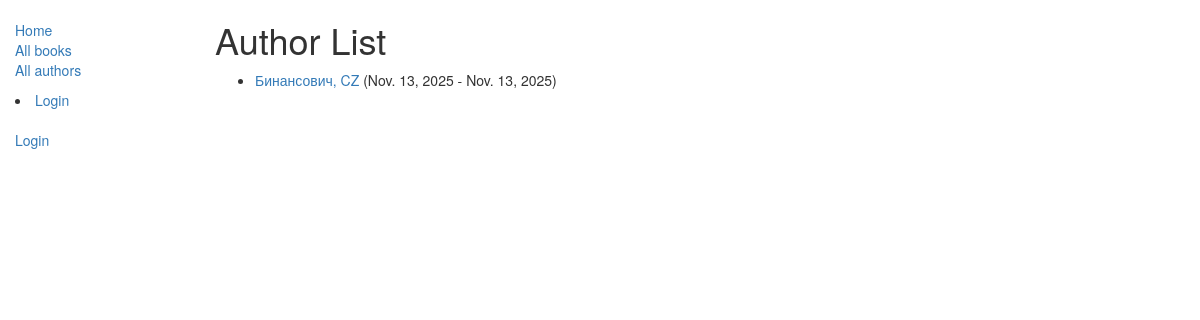
Screenshot of /catalog/authors/ with the database file from the repository.
### catalog/models.py (models this page shows, shortened)
class Author(models.Model):
    first_name = models.CharField(max_length=100)
    last_name = models.CharField(max_length=100)
    date_of_birth = models.DateField(null=True, blank=True)
    date_of_death = models.DateField('Died', null=True, blank=True)
    class Meta:
        ordering = ['last_name', 'first_name']
    def get_absolute_url(self):
        return reverse('author-detail', args=[str(self.id)])

### catalog/views.py (the view)
# urls.py: path('authors/', views.AuthorListView.as_view(), name='authors'),
class AuthorListView(generic.ListView):
    model = Author
    paginate_by = 10

### catalog/templates/catalog/author_list.html
{% extends "base_generic.html" %}
{% block content %}
  <h1>Author List</h1>
  {% if author_list %}
    <ul>
      {% for author in author_list %}
      <li>
        <a href="{{ author.get_absolute_url }}">{{ author.last_name }}, {{ author.first_name }}</a>
        ({{ author.date_of_birth }} - {% if author.date_of_death %}{{ author.date_of_death }}{% endif %})
      </li>
      {% endfor %}
    </ul>
  {% else %}
    <p>There are no authors in the library.</p>
  {% endif %}
{% endblock %}

### rows the page displays
Author: last_name "Бинансович", first_name "CZ", date_of_birth "Nov. 13, 2025", date_of_death "Nov. 13, 2025"
